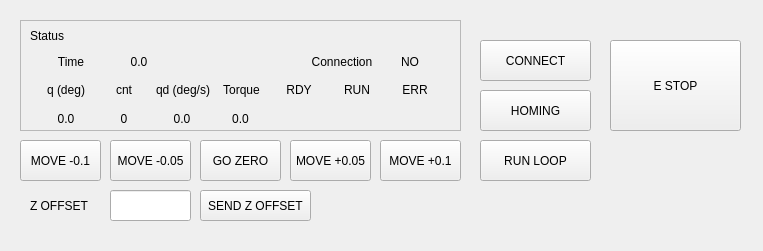
<?xml version="1.0" encoding="UTF-8"?>
<ui version="4.0">
 <class>MainWindow</class>
 <widget class="QMainWindow" name="MainWindow">
  <property name="geometry">
   <rect>
    <x>0</x>
    <y>0</y>
    <width>763</width>
    <height>251</height>
   </rect>
  </property>
  <property name="windowTitle">
   <string>MainWindow</string>
  </property>
  <widget class="QWidget" name="centralwidget">
   <widget class="QFrame" name="frame">
    <property name="geometry">
     <rect>
      <x>20</x>
      <y>20</y>
      <width>441</width>
      <height>111</height>
     </rect>
    </property>
    <property name="frameShape">
     <enum>QFrame::StyledPanel</enum>
    </property>
    <property name="frameShadow">
     <enum>QFrame::Raised</enum>
    </property>
    <widget class="QLabel" name="label_7">
     <property name="geometry">
      <rect>
       <x>10</x>
       <y>10</y>
       <width>56</width>
       <height>12</height>
      </rect>
     </property>
     <property name="text">
      <string>Status</string>
     </property>
    </widget>
    <widget class="QWidget" name="verticalLayoutWidget">
     <property name="geometry">
      <rect>
       <x>20</x>
       <y>30</y>
       <width>401</width>
       <height>80</height>
      </rect>
     </property>
     <layout class="QVBoxLayout" name="verticalLayout">
      <item>
       <layout class="QHBoxLayout" name="horizontalLayout_5">
        <item>
         <widget class="QLabel" name="label_5">
          <property name="text">
           <string>Time</string>
          </property>
          <property name="alignment">
           <set>Qt::AlignCenter</set>
          </property>
         </widget>
        </item>
        <item>
         <widget class="QLabel" name="label_time">
          <property name="text">
           <string>0.0</string>
          </property>
          <property name="alignment">
           <set>Qt::AlignCenter</set>
          </property>
         </widget>
        </item>
        <item>
         <widget class="QLabel" name="label_9">
          <property name="text">
           <string/>
          </property>
          <property name="alignment">
           <set>Qt::AlignCenter</set>
          </property>
         </widget>
        </item>
        <item>
         <widget class="QLabel" name="label_13">
          <property name="text">
           <string/>
          </property>
          <property name="alignment">
           <set>Qt::AlignCenter</set>
          </property>
         </widget>
        </item>
        <item>
         <widget class="QLabel" name="label_14">
          <property name="text">
           <string>Connection</string>
          </property>
          <property name="alignment">
           <set>Qt::AlignCenter</set>
          </property>
         </widget>
        </item>
        <item>
         <widget class="QLabel" name="label_connect">
          <property name="text">
           <string>NO</string>
          </property>
          <property name="alignment">
           <set>Qt::AlignCenter</set>
          </property>
         </widget>
        </item>
       </layout>
      </item>
      <item>
       <layout class="QHBoxLayout" name="horizontalLayout">
        <item>
         <widget class="QLabel" name="label_3">
          <property name="text">
           <string>q (deg)</string>
          </property>
          <property name="alignment">
           <set>Qt::AlignCenter</set>
          </property>
         </widget>
        </item>
        <item>
         <widget class="QLabel" name="label_8">
          <property name="text">
           <string>cnt</string>
          </property>
          <property name="alignment">
           <set>Qt::AlignCenter</set>
          </property>
         </widget>
        </item>
        <item>
         <widget class="QLabel" name="label_4">
          <property name="text">
           <string>qd (deg/s)</string>
          </property>
          <property name="alignment">
           <set>Qt::AlignCenter</set>
          </property>
         </widget>
        </item>
        <item>
         <widget class="QLabel" name="label_6">
          <property name="text">
           <string>Torque</string>
          </property>
          <property name="alignment">
           <set>Qt::AlignCenter</set>
          </property>
         </widget>
        </item>
        <item>
         <widget class="QLabel" name="label_10">
          <property name="text">
           <string>RDY</string>
          </property>
          <property name="alignment">
           <set>Qt::AlignCenter</set>
          </property>
         </widget>
        </item>
        <item>
         <widget class="QLabel" name="label_11">
          <property name="text">
           <string>RUN</string>
          </property>
          <property name="alignment">
           <set>Qt::AlignCenter</set>
          </property>
         </widget>
        </item>
        <item>
         <widget class="QLabel" name="label_12">
          <property name="text">
           <string>ERR</string>
          </property>
          <property name="alignment">
           <set>Qt::AlignCenter</set>
          </property>
         </widget>
        </item>
       </layout>
      </item>
      <item>
       <layout class="QHBoxLayout" name="horizontalLayout_4">
        <item>
         <widget class="QLabel" name="label_q">
          <property name="text">
           <string>0.0</string>
          </property>
          <property name="alignment">
           <set>Qt::AlignCenter</set>
          </property>
         </widget>
        </item>
        <item>
         <widget class="QLabel" name="label_cnt">
          <property name="text">
           <string>0</string>
          </property>
          <property name="alignment">
           <set>Qt::AlignCenter</set>
          </property>
         </widget>
        </item>
        <item>
         <widget class="QLabel" name="label_qdot">
          <property name="text">
           <string>0.0</string>
          </property>
          <property name="alignment">
           <set>Qt::AlignCenter</set>
          </property>
         </widget>
        </item>
        <item>
         <widget class="QLabel" name="label_torque">
          <property name="text">
           <string>0.0</string>
          </property>
          <property name="alignment">
           <set>Qt::AlignCenter</set>
          </property>
         </widget>
        </item>
        <item>
         <widget class="QLabel" name="label_rdy">
          <property name="text">
           <string/>
          </property>
          <property name="alignment">
           <set>Qt::AlignCenter</set>
          </property>
         </widget>
        </item>
        <item>
         <widget class="QLabel" name="label_run">
          <property name="text">
           <string/>
          </property>
          <property name="alignment">
           <set>Qt::AlignCenter</set>
          </property>
         </widget>
        </item>
        <item>
         <widget class="QLabel" name="label_err">
          <property name="text">
           <string/>
          </property>
          <property name="alignment">
           <set>Qt::AlignCenter</set>
          </property>
         </widget>
        </item>
       </layout>
      </item>
     </layout>
    </widget>
   </widget>
   <widget class="QPushButton" name="pushButton_connect">
    <property name="geometry">
     <rect>
      <x>480</x>
      <y>40</y>
      <width>111</width>
      <height>41</height>
     </rect>
    </property>
    <property name="text">
     <string>CONNECT</string>
    </property>
   </widget>
   <widget class="QPushButton" name="pushButton_runloop">
    <property name="geometry">
     <rect>
      <x>480</x>
      <y>140</y>
      <width>111</width>
      <height>41</height>
     </rect>
    </property>
    <property name="text">
     <string>RUN LOOP</string>
    </property>
   </widget>
   <widget class="QPushButton" name="pushButton_estop">
    <property name="geometry">
     <rect>
      <x>610</x>
      <y>40</y>
      <width>131</width>
      <height>91</height>
     </rect>
    </property>
    <property name="text">
     <string>E STOP</string>
    </property>
   </widget>
   <widget class="QPushButton" name="pushButton_homing">
    <property name="geometry">
     <rect>
      <x>480</x>
      <y>90</y>
      <width>111</width>
      <height>41</height>
     </rect>
    </property>
    <property name="text">
     <string>HOMING</string>
    </property>
   </widget>
   <widget class="QPushButton" name="pushButton_gozero">
    <property name="geometry">
     <rect>
      <x>200</x>
      <y>140</y>
      <width>81</width>
      <height>41</height>
     </rect>
    </property>
    <property name="text">
     <string>GO ZERO</string>
    </property>
   </widget>
   <widget class="QLineEdit" name="lineEdit">
    <property name="geometry">
     <rect>
      <x>110</x>
      <y>190</y>
      <width>81</width>
      <height>31</height>
     </rect>
    </property>
   </widget>
   <widget class="QLabel" name="label">
    <property name="geometry">
     <rect>
      <x>30</x>
      <y>190</y>
      <width>71</width>
      <height>31</height>
     </rect>
    </property>
    <property name="text">
     <string>Z OFFSET</string>
    </property>
   </widget>
   <widget class="QPushButton" name="pushButton_zoffset">
    <property name="geometry">
     <rect>
      <x>200</x>
      <y>190</y>
      <width>111</width>
      <height>31</height>
     </rect>
    </property>
    <property name="text">
     <string>SEND Z OFFSET</string>
    </property>
   </widget>
   <widget class="QPushButton" name="pushButton_m2">
    <property name="geometry">
     <rect>
      <x>290</x>
      <y>140</y>
      <width>81</width>
      <height>41</height>
     </rect>
    </property>
    <property name="text">
     <string>MOVE +0.05</string>
    </property>
   </widget>
   <widget class="QPushButton" name="pushButton_m1">
    <property name="geometry">
     <rect>
      <x>110</x>
      <y>140</y>
      <width>81</width>
      <height>41</height>
     </rect>
    </property>
    <property name="text">
     <string>MOVE -0.05</string>
    </property>
   </widget>
   <widget class="QPushButton" name="pushButton_m3">
    <property name="geometry">
     <rect>
      <x>380</x>
      <y>140</y>
      <width>81</width>
      <height>41</height>
     </rect>
    </property>
    <property name="text">
     <string>MOVE +0.1</string>
    </property>
   </widget>
   <widget class="QPushButton" name="pushButton_m0">
    <property name="geometry">
     <rect>
      <x>20</x>
      <y>140</y>
      <width>81</width>
      <height>41</height>
     </rect>
    </property>
    <property name="text">
     <string>MOVE -0.1</string>
    </property>
   </widget>
  </widget>
 </widget>
 <resources/>
 <connections/>
</ui>
